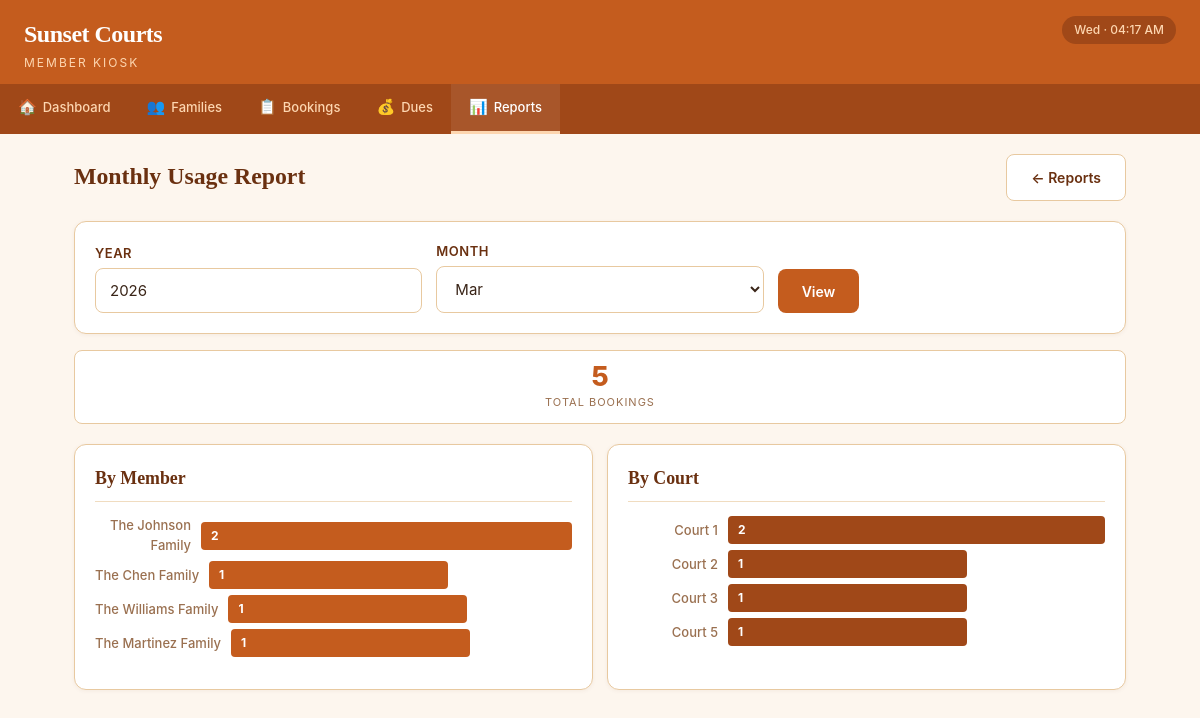
The page /reports/monthly on the database its author committed.
### tables this page shows
CREATE TABLE families (
            family_id       INTEGER PRIMARY KEY AUTOINCREMENT,
            family_name     TEXT    NOT NULL,
            primary_contact TEXT,
            phone           TEXT,
            email           TEXT,
            join_date       DATE    NOT NULL DEFAULT (date('now')),
            is_banned       INTEGER NOT NULL DEFAULT 0,
            notes           TEXT,
            created_at      DATETIME NOT NULL DEFAULT (datetime('now'))
        );

CREATE TABLE courts (
            court_id    INTEGER PRIMARY KEY AUTOINCREMENT,
            court_name  TEXT    NOT NULL UNIQUE,
            status      TEXT    NOT NULL DEFAULT 'Available'
        );

### app.py (the view)
@app.route('/reports/monthly')
def report_monthly():
    year = request.args.get('year', date.today().year, type=int)
    month = request.args.get('month', date.today().month, type=int)
    total = query_db('''
        SELECT COUNT(*) as cnt FROM bookings
        WHERE strftime('%Y', booking_date) = ? AND strftime('%m', booking_date) = ? AND is_cancelled = 0
    ''', (str(year), f'{month:02d}'), one=True)['cnt']
    by_member = query_db('''
        SELECT f.family_name, COUNT(*) as cnt FROM bookings b
        JOIN families f ON b.family_id = f.family_id
        WHERE strftime('%Y', b.booking_date) = ? AND strftime('%m', b.booking_date) = ? AND b.is_cancelled = 0
        GROUP BY f.family_id ORDER BY cnt DESC
    ''', (str(year), f'{month:02d}'))
    by_court = query_db('''
        SELECT c.court_name, COUNT(*) as cnt FROM bookings b
        JOIN courts c ON b.court_id = c.court_id
        WHERE strftime('%Y', b.booking_date) = ? AND strftime('%m', b.booking_date) = ? AND b.is_cancelled = 0
        GROUP BY c.court_id ORDER BY c.court_name
    ''', (str(year), f'{month:02d}'))
    return render_template('reports/monthly.html', total=total,
                           by_member=by_member, by_court=by_court, year=year, month=month)

### app.py (called while the page is built)
@app.context_processor
def inject_globals():
    now = datetime.now()
    return {
        'today_display': now.strftime('%a · %I:%M %p')
    }

### db.py (called while the page is built)
def get_db():
    conn = sqlite3.connect(DB_PATH)
    conn.execute("PRAGMA foreign_keys = ON")
    conn.row_factory = sqlite3.Row
    return conn

def query_db(query, args=(), one=False):
    conn = get_db()
    try:
        cursor = conn.execute(query, args)
        results = cursor.fetchall()
        return results[0] if one and results else (None if one else results)
    finally:
        conn.close()

### templates/reports/monthly.html (shortened to what this page needs)
{% extends "base.html" %}
{% block content %}
<div class="page-header"><h2>Monthly Usage Report</h2><a href="{{ url_for('reports_home') }}" class="btn btn-outline">← Reports</a></div>
<div class="card mb-16">
    <form method="GET" action="{{ url_for('report_monthly') }}" class="form-row" style="align-items:end;">
        <div class="form-group" style="margin-bottom:0;"><label>Year</label><input type="number" name="year" value="{{ year }}" min="2020" max="2030"></div>
        <div class="form-group" style="margin-bottom:0;"><label>Month</label>
            <select name="month">{% for m in range(1,13) %}<option value="{{ m }}" {% if m == month %}selected{% endif %}>{{ ['Jan','Feb','Mar','Apr','May','Jun','Jul','Aug','Sep','Oct','Nov','Dec'][m-1] }}</option>{% endfor %}</select>
        </div>
        <div class="form-group" style="margin-bottom:0;"><button type="submit" class="btn btn-primary">View</button></div>
    </form>
</div>
<div class="stat-strip"><div class="stat-item"><div class="stat-value">{{ total }}</div><div class="stat-label">Total Bookings</div></div></div>
<div style="display:grid;grid-template-columns:1fr 1fr;gap:14px;">
    <div class="card"><div class="card-header">By Member</div>
        {% if by_member %}<div class="bar-chart">{% set mx = by_member[0].cnt if by_member else 1 %}{% for r in by_member %}<div class="bar-row"><span class="bar-label">{{ r.family_name }}</span><div class="bar-fill" style="width:{{ (r.cnt/mx*100)|int }}%;min-width:36px;">{{ r.cnt }}</div></div>{% endfor %}</div>{% else %}<p style="color:var(--text-muted);">No data.</p>{% endif %}
    </div>
    <div class="card"><div class="card-header">By Court</div>
        {% if by_court %}<div class="bar-chart">{% set mx = namespace(v=1) %}{% for r in by_court %}{% if r.cnt > mx.v %}{% set mx.v = r.cnt %}{% endif %}{% endfor %}{% for r in by_court %}<div class="bar-row"><span class="bar-label">{{ r.court_name }}</span><div class="bar-fill alt" style="width:{{ (r.cnt/mx.v*100)|int }}%;min-width:36px;">{{ r.cnt }}</div></div>{% endfor %}</div>{% else %}<p style="color:var(--text-muted);">No data.</p>{% endif %}
    </div>
</div>
{% endblock %}

### static/css/style.css (style rules this page uses)
:root { --terra: #c45c1e; --terra-dark: #a04818; --terra-darker: #6a3010; --terra-light: #fdd6b0; --terra-lighter: #fde8d0; --terra-bg: #fdf6ee; --white: #ffffff; --card: #fffaf5; --border: #e8c9a0; --border-light: #f0dcc0; --text: #3a2518; --text-muted: #9a7050; --text-section: #9a6a3a; --open-bg: #e8f5e0; --open-text: #155a10; --open-border: #a8d890; --busy-bg: #fef3e0; --busy-text: #6a4008; --busy-border: #e8c870; --maint-bg: #eef1f4; --maint-text: #3a4a5a; --maint-border: #c0cad4; --danger: #b83230; --danger-hover: #962826; --danger-bg: #fce8e8; --success-bg: #d1e7dd; --success-text: #0a5132; --warning-bg: #fff3cd; --warning-text: #856404; --error-bg: #f8d7da; --error-text: #842029; --radius: 12px; --radius-sm: 8px; --radius-pill: 10px; --shadow: 0 1px 4px rgba(106, 48, 16, 0.06); --shadow-lg: 0 4px 16px rgba(106, 48, 16, 0.10); --font-display: Georgia, 'Times New Roman', serif; --font-body: -apple-system, BlinkMacSystemFont, 'Segoe UI', sans-serif; --transition: all 0.15s ease; }
*, *::before, *::after { box-sizing: border-box; margin: 0; padding: 0; }
html { font-size: 17px; -webkit-tap-highlight-color: transparent; }
body { font-family: var(--font-body); background: var(--terra-bg); color: var(--text); line-height: 1.5; min-height: 100vh; }
a { color: var(--terra); text-decoration: none; }
.page-header { display: flex; align-items: center; justify-content: space-between; flex-wrap: wrap; gap: 12px; margin-bottom: 20px; }
.page-header h2 { font-size: 1.4rem; font-weight: 700; color: var(--terra-darker); font-family: var(--font-display); }
.stat-strip { display: flex; border: 1px solid var(--border); border-radius: var(--radius-sm); overflow: hidden; margin-bottom: 20px; background: var(--white); }
.stat-strip .stat-item { flex: 1; padding: 12px 16px; border-right: 1px solid var(--border); text-align: center; }
.stat-strip .stat-item:last-child { border-right: none; }
.stat-strip .stat-value { font-size: 1.6rem; font-weight: 800; color: var(--terra); line-height: 1; }
.stat-strip .stat-label { font-size: 11px; color: var(--text-muted); text-transform: uppercase; letter-spacing: 1px; margin-top: 4px; }
.card { background: var(--white); border: 1.5px solid var(--border); border-radius: var(--radius); padding: 20px; margin-bottom: 16px; box-shadow: var(--shadow); }
.card-header { font-size: 1.05rem; font-weight: 700; color: var(--terra-darker); margin-bottom: 14px; padding-bottom: 10px; border-bottom: 1px solid var(--border-light); font-family: var(--font-display); }
.btn { display: inline-flex; align-items: center; justify-content: center; gap: 8px; padding: 12px 24px; font-size: 14px; font-weight: 600; font-family: var(--font-body); border: none; border-radius: var(--radius-sm); cursor: pointer; transition: var(--transition); text-decoration: none; white-space: nowrap; min-height: 44px; min-width: 44px; }
.btn-primary { background: var(--terra); color: var(--white); }
.btn-outline { background: var(--white); color: var(--terra-darker); border: 1.5px solid var(--border); }
.form-group { margin-bottom: 18px; }
.form-group label { display: block; font-weight: 600; margin-bottom: 5px; font-size: 13px; color: var(--terra-darker); text-transform: uppercase; letter-spacing: 0.5px; }
input[type="text"], input[type="email"], input[type="tel"], input[type="number"], input[type="date"], input[type="time"], select, textarea { width: 100%; padding: 12px 14px; font-size: 15px; font-family: var(--font-body); border: 1.5px solid var(--border); border-radius: var(--radius-sm); background: var(--white); color: var(--text); transition: var(--transition); min-height: 44px; }
.form-row { display: grid; grid-template-columns: repeat(auto-fit, minmax(240px, 1fr)); gap: 14px; }
.bar-chart { margin: 12px 0; }
.bar-row { display: flex; align-items: center; gap: 10px; margin-bottom: 6px; }
.bar-row .bar-label { min-width: 90px; font-weight: 500; text-align: right; font-size: 13px; color: var(--text-muted); }
.bar-row .bar-fill { height: 28px; background: var(--terra); border-radius: 4px; min-width: 2px; display: flex; align-items: center; padding: 0 10px; color: var(--white); font-weight: 700; font-size: 12px; transition: width 0.3s ease; }
.bar-row .bar-fill.alt { background: var(--terra-dark); }
.mb-16 { margin-bottom: 16px; }

### rows shown on the page
families: family_name "The Johnson Family", {{ (r.cnt/mx*100)|int }} 100 (drawn), cnt "2"
families: family_name "The Chen Family", {{ (r.cnt/mx*100)|int }} 50 (drawn), cnt "1"
families: family_name "The Williams Family", {{ (r.cnt/mx*100)|int }} 50 (drawn), cnt "1"
families: family_name "The Martinez Family", {{ (r.cnt/mx*100)|int }} 50 (drawn), cnt "1"
courts: court_name "Court 1", {{ (r.cnt/mx.v*100)|int }} 100 (drawn), cnt "2"
courts: court_name "Court 2", {{ (r.cnt/mx.v*100)|int }} 50 (drawn), cnt "1"
courts: court_name "Court 3", {{ (r.cnt/mx.v*100)|int }} 50 (drawn), cnt "1"
courts: court_name "Court 5", {{ (r.cnt/mx.v*100)|int }} 50 (drawn), cnt "1"

### other values the page prints
{{ total }} "5"
form field month "Mar"
